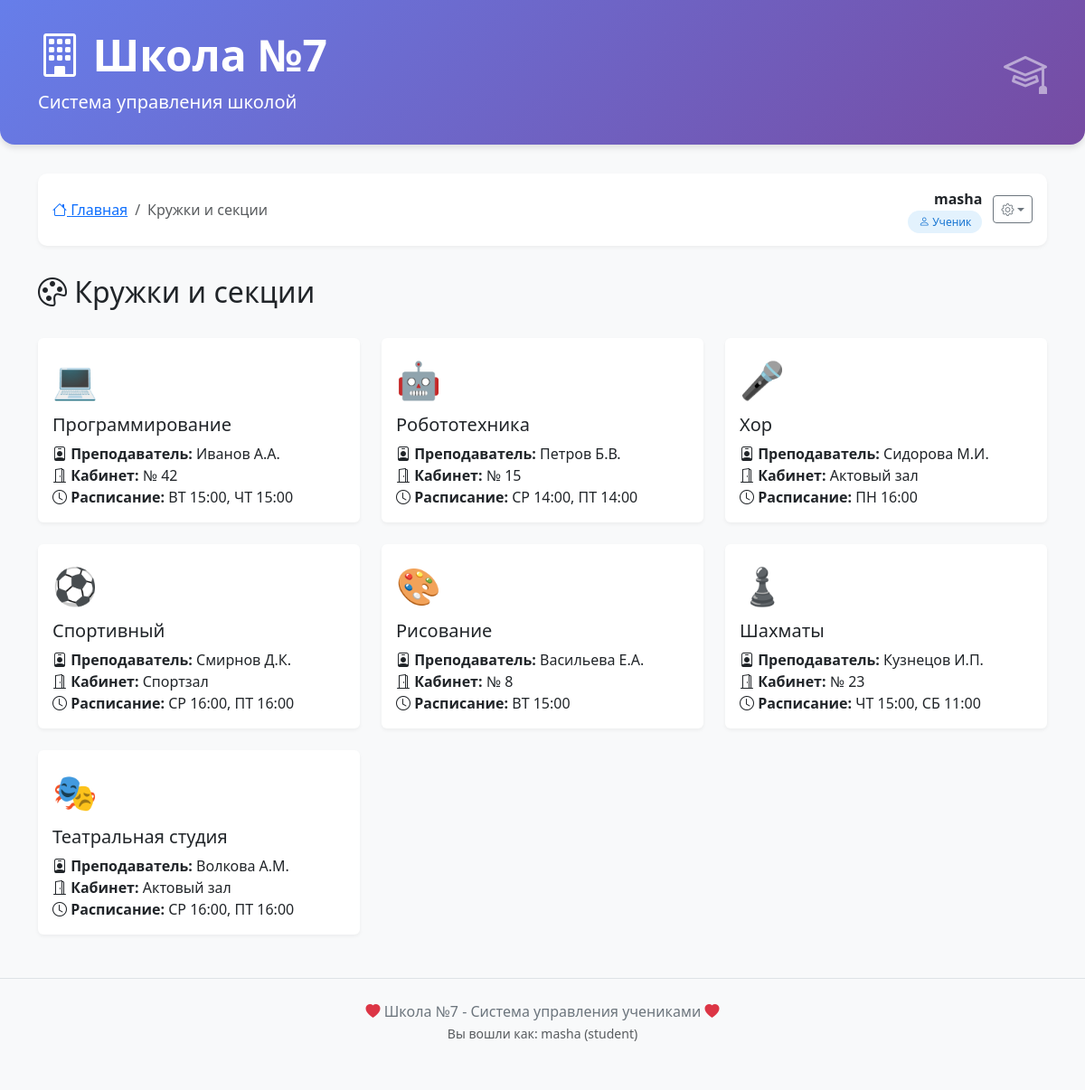
/clubs (signed in), run on the app's committed database.
### database.py (models this page shows)
class UserDB(Base):
    __tablename__ = "users"
    id = Column(Integer, primary_key=True, index=True)
    username = Column(String, unique=True, index=True, nullable=False)
    password = Column(String, nullable=False)
    role = Column(Enum(UserRole), default=UserRole.STUDENT, nullable=False)
    student_id = Column(Integer, ForeignKey("students.id"), nullable=True)  # УБРАТЬ unique=True
    vk_id = Column(String, nullable=True)
    student = relationship("StudentDB", back_populates="user")
    created_at = Column(String, default=lambda: datetime.now().strftime("%d.%m.%Y %H:%M"))

class ClubDB(Base):
    __tablename__ = "clubs"
    id = Column(Integer, primary_key=True, index=True)
    name = Column(String)
    teacher = Column(String)
    room = Column(String)
    schedule = Column(String)
    students = relationship("StudentDB", secondary="student_clubs", back_populates="clubs")

### main.py (the view)
@app.get("/clubs", response_class=HTMLResponse)
async def list_clubs(
        request: Request,
        db: Session = Depends(get_db),
        current_user: Optional[UserDB] = Depends(get_current_user_from_session)
):
    if not current_user:
        return RedirectResponse(url="/login", status_code=303)
    clubs = db.query(ClubDB).all()
    return templates.TemplateResponse(
        "clubs_list.html",
        {
            "request": request,
            "clubs": clubs,
            "title": "Кружки и секции",
            "current_user": current_user
        }
    )

### templates/clubs_list.html (shortened to what this page needs)
{% extends "base.html" %}
{% block breadcrumb_items %}
<li class="breadcrumb-item active">Кружки и секции</li>
{% endblock %}
{% block content %}
<div class="d-flex justify-content-between align-items-center mb-4">
    <h2><i class="bi bi-palette"></i> {{ title }}</h2>
</div>
{% if clubs %}
<div class="row g-4">
    {% for club in clubs %}
    <div class="col-md-4 col-sm-6">
        <div class="card club-card h-100">
            <div class="card-body">
                <div class="club-icon mb-2" style="font-size: 2.5rem;">
                    {% if "Программ" in club.name %}💻
                    {% elif "Робот" in club.name %}🤖
                    {% elif "Хор" in club.name %}🎤
                    {% elif "Спорт" in club.name %}⚽
                    {% elif "Рисование" in club.name %}🎨
                    {% elif "Шахмат" in club.name %}♟️
                    {% elif "Театр" in club.name %}🎭
                    {% else %}🎯{% endif %}
                </div>
                <h5 class="card-title">{{ club.name }}</h5>
                <p class="card-text">
                    <i class="bi bi-person-badge"></i> <strong>Преподаватель:</strong> {{ club.teacher }}<br>
                    <i class="bi bi-door-open"></i> <strong>Кабинет:</strong> {{ club.room }}<br>
                    <i class="bi bi-clock"></i> <strong>Расписание:</strong> {{ club.schedule or 'Уточняется' }}
                </p>
            </div>
        </div>
    </div>
    {% endfor %}
</div>
{% endif %}
{% endblock %}

### templates/base.html (shortened to what this page needs)
<!DOCTYPE html>
<html lang="ru">
<head>
    <link href="https://cdn.jsdelivr.net/npm/bootstrap@5.3.0/dist/css/bootstrap.min.css" rel="stylesheet">
    <link rel="stylesheet" href="https://cdn.jsdelivr.net/npm/bootstrap-icons@1.11.0/font/bootstrap-icons.css">
</head>
<body>
    {% if not hide_header %}
    <div class="school-header">
        <div class="container">
            <div class="d-flex justify-content-between align-items-center">
                <div>
                    <h1 class="display-5 fw-bold"><i class="bi bi-building"></i> {{ school_name | default('Школа №7') }}</h1>
                    <p class="lead mb-0">{% block header_subtitle %}Система управления школой{% endblock %}</p>
                </div>
                <div><i class="bi bi-mortarboard" style="font-size: 3rem; opacity: 0.5;"></i></div>
            </div>
        </div>
    </div>
    {% endif %}
    <div class="container main-content">
        {% if current_user and not hide_nav %}
        <div class="navbar-custom">
            <div class="d-flex justify-content-between align-items-center flex-wrap">
                <div>
                    <nav aria-label="breadcrumb">
                        <ol class="breadcrumb mb-0">
                            <li class="breadcrumb-item"><a href="/"><i class="bi bi-house"></i> Главная</a></li>
                            {% block breadcrumb_items %}{% endblock %}
                        </ol>
                    </nav>
                </div>
                <div class="user-badge">
                    <div class="text-end">
                        <strong>{{ current_user.username }}</strong><br>
                        <small>
                            {% if current_user.role.value == 'student' %}
                                <span class="role-badge role-student"><i class="bi bi-person"></i> Ученик</span>
                            {% elif current_user.role.value == 'teacher' %}
                                <span class="role-badge role-teacher"><i class="bi bi-person-badge"></i> Учитель</span>
                            {% elif current_user.role.value == 'admin' %}
                                <span class="role-badge role-admin"><i class="bi bi-shield-lock"></i> Администратор</span>
                            {% endif %}
                        </small>
                    </div>
                    <div class="dropdown">
                        <button class="btn btn-outline-secondary btn-sm dropdown-toggle" type="button" data-bs-toggle="dropdown"><i class="bi bi-gear"></i></button>
                    </div>
                </div>
            </div>
        </div>
        {% endif %}
        {% block content %}{% endblock %}
    </div>
    {% if not hide_footer %}
    <footer class="footer">
        <div class="container">
            <p class="mb-0"><i class="bi bi-heart-fill text-danger"></i> Школа №7 - Система управления учениками <i class="bi bi-heart-fill text-danger"></i></p>
            <small class="text-muted">{% if current_user %}Вы вошли как: {{ current_user.username }} ({{ current_user.role.value }}){% else %}<a href="/login">Войти в систему</a>{% endif %}</small>
        </div>
    </footer>
    {% endif %}
</body>
</html>

### templates/base.html (style rules this page uses)
* { margin: 0; padding: 0; box-sizing: border-box; }
body { background-color: #f8f9fa; padding-bottom: 2rem; min-height: 100vh; display: flex; flex-direction: column; font-family: 'Segoe UI', sans-serif; }
.main-content { flex: 1; }
.school-header { background: linear-gradient(135deg, #667eea 0%, #764ba2 100%); color: white; padding: 2rem 0; margin-bottom: 2rem; border-radius: 0 0 1rem 1rem; box-shadow: 0 4px 6px rgba(0,0,0,0.1); }
.navbar-custom { background: white; box-shadow: 0 2px 4px rgba(0,0,0,0.05); margin-bottom: 2rem; border-radius: 10px; padding: 1rem; }
.user-badge { display: flex; align-items: center; gap: 0.75rem; }
.role-badge { font-size: 0.75rem; padding: 0.25rem 0.75rem; border-radius: 20px; font-weight: 500; }
.role-student { background-color: #e3f2fd; color: #1976d2; }
.club-card { transition: transform 0.2s; border: none; box-shadow: 0 2px 4px rgba(0,0,0,0.05); height: 100%; }
.club-icon { font-size: 2rem; margin-right: 1rem; }
.footer { margin-top: 3rem; padding: 1.5rem 0; text-align: center; color: #6c757d; border-top: 1px solid #dee2e6; }

### data on the page
UserDB: username "masha", role.value "student"
ClubDB: name "Программирование", teacher "Иванов А.А.", room "№ 42", schedule "ВТ 15:00, ЧТ 15:00"
ClubDB: name "Робототехника", teacher "Петров Б.В.", room "№ 15", schedule "СР 14:00, ПТ 14:00"
ClubDB: name "Хор", teacher "Сидорова М.И.", room "Актовый зал", schedule "ПН 16:00"
ClubDB: name "Спортивный", teacher "Смирнов Д.К.", room "Спортзал", schedule "СР 16:00, ПТ 16:00"
ClubDB: name "Рисование", teacher "Васильева Е.А.", room "№ 8", schedule "ВТ 15:00"
ClubDB: name "Шахматы", teacher "Кузнецов И.П.", room "№ 23", schedule "ЧТ 15:00, СБ 11:00"
ClubDB: name "Театральная студия", teacher "Волкова А.М.", room "Актовый зал", schedule "СР 16:00, ПТ 16:00"

### other printed values
{{ school_name | default('Школа №7') }} "Школа №7"
{{ title }} "Кружки и секции"
